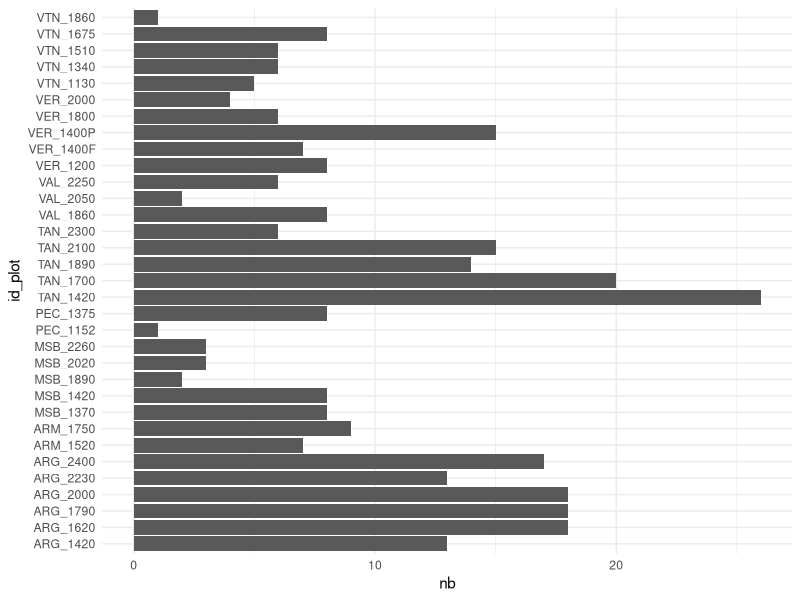
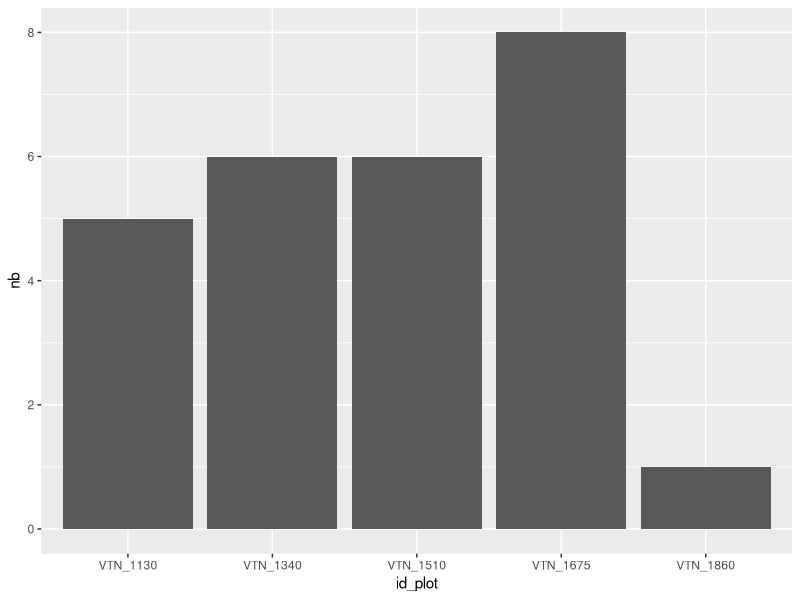
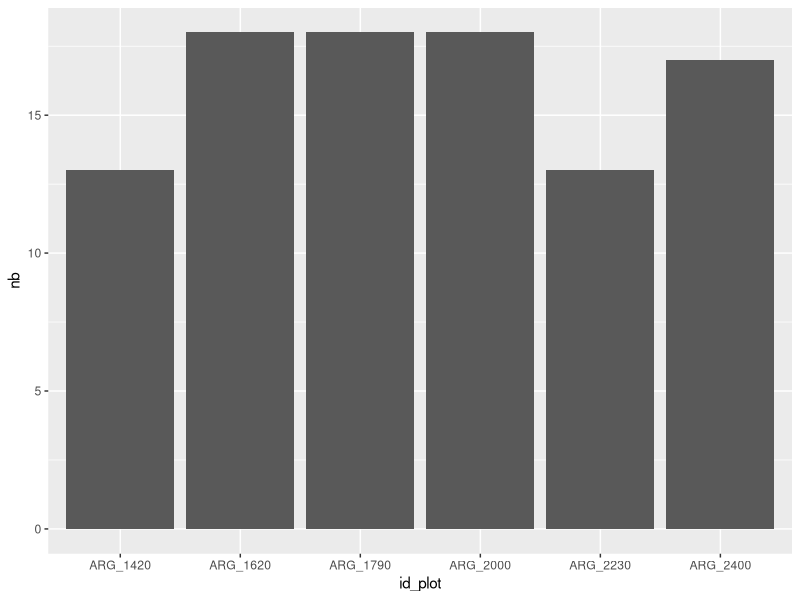
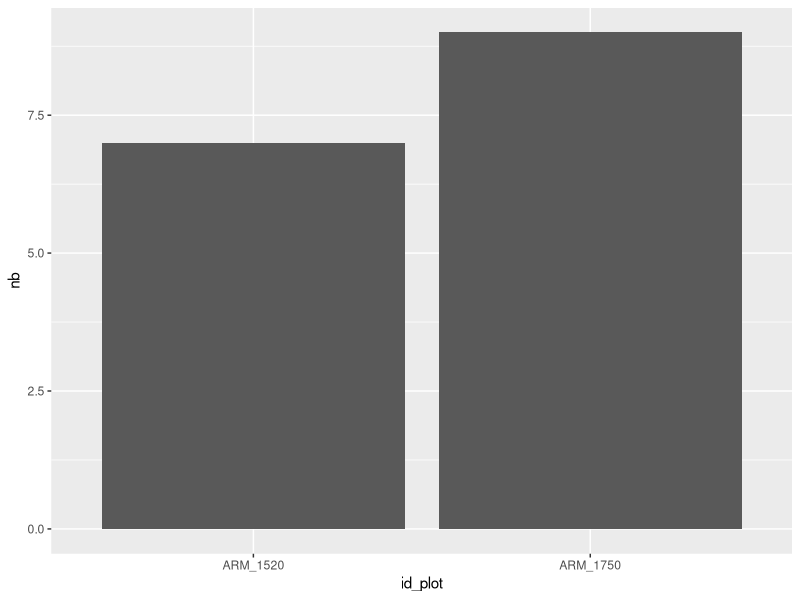
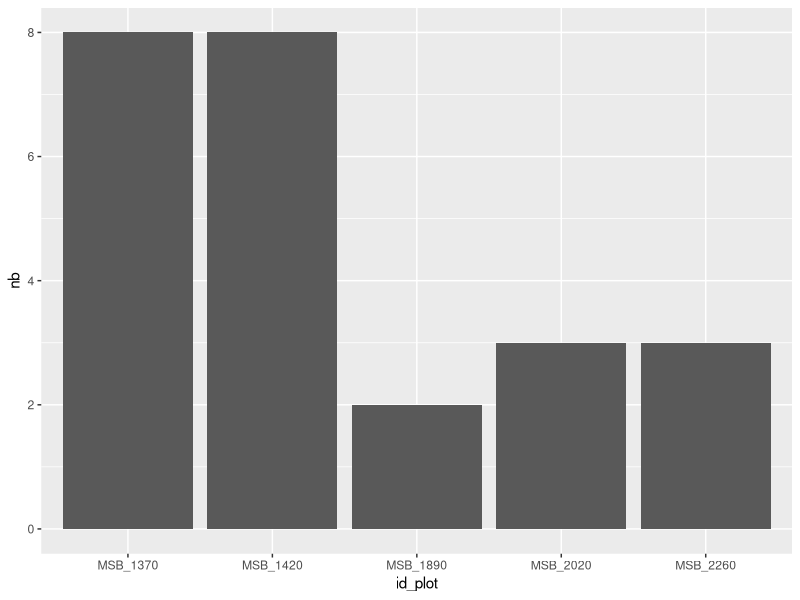
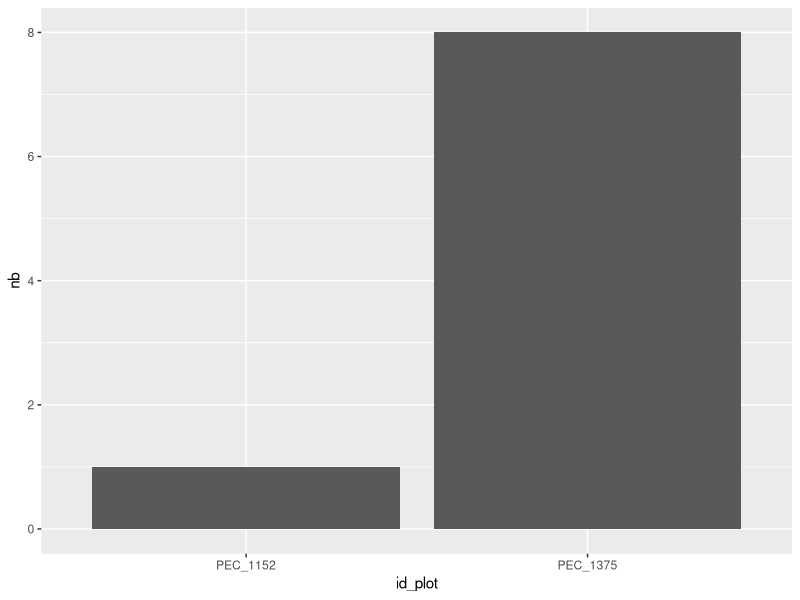
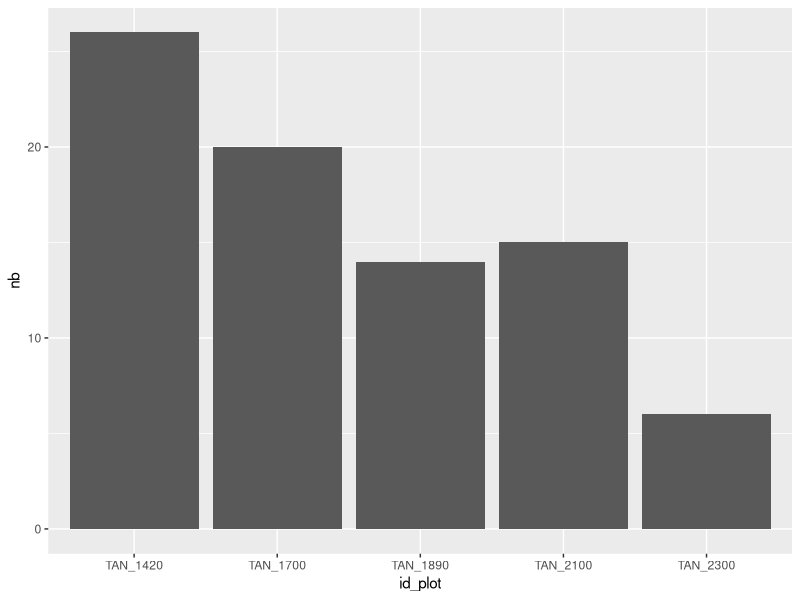
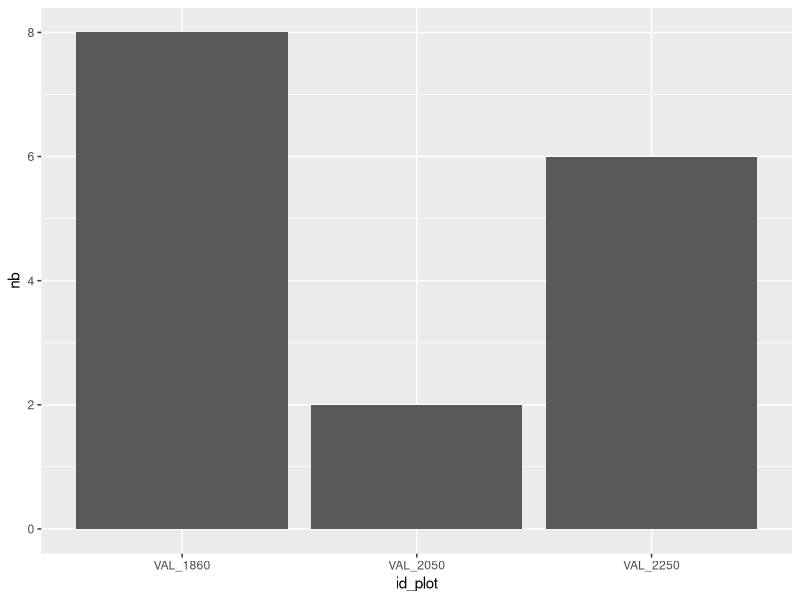

R code for these plots, in order:
#####Tests avec donnees TM####

#####SETTINGS####
setwd("C:/AUREL/STAGE/M2/work")
getwd()

install.packages("vegan")
library(vegan)
library(dplyr)
library(tibble)
library(ggplot2)

#####Imortation JD#####
data<-read.csv("Donnees ORCHAMP.csv", sep=";", dec=".",header=TRUE)
str(data)

data%>%
  distinct(Valid.Name)%>%
  count(Valid.Name)

#####Richesse specifique#####

   

RSalt<-data%>%
  group_by(id_plot)%>%
  distinct(Valid.Name)%>%
  dplyr::summarize(nb=n());RSalt###creation de la RS

str(RSalt)
as.numeric(RSalt$nb)->RSalt$nb
as.vector(RSalt$id_plot)->RSalt$id_plot
str(RSalt)###Transformation des donnees pour parplot

ggplot(data=RSalt, aes(x=id_plot, y=nb), ylab="localite",xlab="Richesse specifique")+
  geom_bar(stat="identity")+
  theme_minimal()->bpRSalt
bpRSalt+coord_flip()###Barplot exploratoire

#######

data%>%
  group_by(id_plot)%>%
  distinct(Valid.Name)%>%
  dplyr::summarize(nb=n())%>%
  slice(1:6)->ARG 
  
data%>%
  group_by(id_plot)%>%
  distinct(Valid.Name)%>%
  dplyr::summarize(nb=n())%>%
  slice(7,8)->ARM 

data%>%
  group_by(id_plot)%>%
  distinct(Valid.Name)%>%
  dplyr::summarize(nb=n())%>%
  slice(9:13)->MSB

data%>%
  group_by(id_plot)%>%
  distinct(Valid.Name)%>%
  dplyr::summarize(nb=n())%>%
  slice(14,15)->PEC

data%>%
  group_by(id_plot)%>%
  distinct(Valid.Name)%>%
  dplyr::summarize(nb=n())%>%
  slice(16:20)->TAN

data%>%
  group_by(id_plot)%>%
  distinct(Valid.Name)%>%
  dplyr::summarize(nb=n())%>%
  slice(21:23)->VAL 

data%>%
  group_by(id_plot)%>%
  distinct(Valid.Name)%>%
  dplyr::summarize(nb=n())%>%
  slice(24:28)->VER

data%>%
  group_by(id_plot)%>%
  distinct(Valid.Name)%>%
  dplyr::summarize(nb=n())%>%
  slice(29:33)->VTN 

x11()
par(mfrow=c(3,3))
plotARG<-ggplot(ARG, aes(x=id_plot, y=nb))+geom_bar(stat="identity")
plotARM<-ggplot(ARM, aes(x=id_plot, y=nb))+geom_bar(stat="identity")
plotMSB<-ggplot(MSB, aes(x=id_plot, y=nb))+geom_bar(stat="identity")
plotPEC<-ggplot(PEC, aes(x=id_plot, y=nb))+geom_bar(stat="identity")
plotTAN<-ggplot(TAN, aes(x=id_plot, y=nb))+geom_bar(stat="identity")
plotVAL<-ggplot(VAL, aes(x=id_plot, y=nb))+geom_bar(stat="identity")
plotVER<-ggplot(VER, aes(x=id_plot, y=nb))+geom_bar(stat="identity")
plotVTN<-ggplot(VTN, aes(x=id_plot, y=nb))+geom_bar(stat="identity")

x11()
layout(matrix(1:9,3,3))
plotVTN
plotARG
plotARM
plotMSB
plotPEC
plotTAN
plotVAL
plotVER

###Rajout divers



